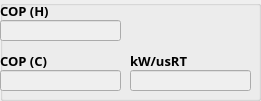
    <widget class="QGroupBox" name="COP_group">
     <property name="geometry">
      <rect>
       <x>10</x>
       <y>10</y>
       <width>261</width>
       <height>101</height>
      </rect>
     </property>
     <property name="title">
      <string/>
     </property>
     <widget class="QLineEdit" name="COP_h_edit">
      <property name="enabled">
       <bool>false</bool>
      </property>
      <property name="geometry">
       <rect>
        <x>0</x>
        <y>20</y>
        <width>121</width>
        <height>21</height>
       </rect>
      </property>
      <property name="font">
       <font>
        <family>HY견고딕</family>
        <pointsize>10</pointsize>
        <bold>false</bold>
       </font>
      </property>
      <property name="focusPolicy">
       <enum>Qt::FocusPolicy::StrongFocus</enum>
      </property>
      <property name="styleSheet">
       <string notr="true">border-color: rgb(255, 255, 255);</string>
      </property>
      <property name="text">
       <string/>
      </property>
     </widget>
     <widget class="QLabel" name="COP_h_label">
      <property name="geometry">
       <rect>
        <x>0</x>
        <y>0</y>
        <width>131</width>
        <height>21</height>
       </rect>
      </property>
      <property name="font">
       <font>
        <family>HY견고딕</family>
        <pointsize>10</pointsize>
        <bold>true</bold>
       </font>
      </property>
      <property name="text">
       <string>COP (H)</string>
      </property>
     </widget>
     <widget class="QLabel" name="COP_c_label">
      <property name="geometry">
       <rect>
        <x>0</x>
        <y>50</y>
        <width>131</width>
        <height>21</height>
       </rect>
      </property>
      <property name="font">
       <font>
        <family>HY견고딕</family>
        <pointsize>10</pointsize>
        <bold>true</bold>
       </font>
      </property>
      <property name="text">
       <string>COP (C)</string>
      </property>
     </widget>
     <widget class="QLineEdit" name="COP_c_edit">
      <property name="enabled">
       <bool>false</bool>
      </property>
      <property name="geometry">
       <rect>
        <x>0</x>
        <y>70</y>
        <width>121</width>
        <height>21</height>
       </rect>
      </property>
      <property name="font">
       <font>
        <family>HY견고딕</family>
        <pointsize>10</pointsize>
        <bold>false</bold>
       </font>
      </property>
      <property name="focusPolicy">
       <enum>Qt::FocusPolicy::StrongFocus</enum>
      </property>
      <property name="styleSheet">
       <string notr="true">border-color: rgb(255, 255, 255);</string>
      </property>
      <property name="text">
       <string/>
      </property>
     </widget>
     <widget class="QLabel" name="kwusRT_label">
      <property name="geometry">
       <rect>
        <x>130</x>
        <y>50</y>
        <width>131</width>
        <height>21</height>
       </rect>
      </property>
      <property name="font">
       <font>
        <family>HY견고딕</family>
        <pointsize>10</pointsize>
        <bold>true</bold>
       </font>
      </property>
      <property name="text">
       <string>kW/usRT</string>
      </property>
     </widget>
     <widget class="QLineEdit" name="kwusRT_edit">
      <property name="enabled">
       <bool>false</bool>
      </property>
      <property name="geometry">
       <rect>
        <x>130</x>
        <y>70</y>
        <width>121</width>
        <height>21</height>
       </rect>
      </property>
      <property name="font">
       <font>
        <family>HY견고딕</family>
        <pointsize>10</pointsize>
        <bold>false</bold>
       </font>
      </property>
      <property name="focusPolicy">
       <enum>Qt::FocusPolicy::StrongFocus</enum>
      </property>
      <property name="styleSheet">
       <string notr="true">border-color: rgb(255, 255, 255);</string>
      </property>
      <property name="text">
       <string/>
      </property>
     </widget>
    </widget>
